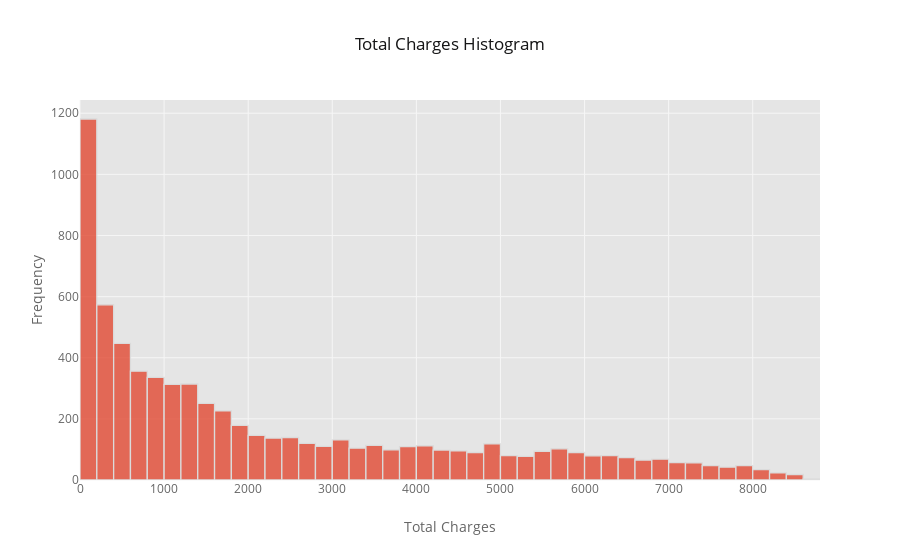

Source (notebook cell):
### Code cell
df['TotalCharges'].iplot(kind='hist', title='Total Charges Histogram', xTitle='Total Charges', yTitle='Frequency')

### Figure 1 — Plotly figure (JSON) as saved in the notebook; plotly's stock layout.template omitted (floating-point values rounded to 4 significant figures; data arrays with more than 128 entries replaced by an {"elided": "..."} marker saying what was removed)
{"data": [{"histfunc": "count", "histnorm": "", "marker": {"color": "rgba(226, 74, 51, 1.0)", "line": {"color": "#D9D9D9", "width": 1.3}}, "name": "TotalCharges", "opacity": 0.8, "orientation": "v", "type": "histogram", "uid": "425e219a-afe4-4408-ab53-08e9609de888", "x": {"elided": "7043 float values"}}], "layout": {"barmode": "overlay", "legend": {"bgcolor": "#FFFFFF", "font": {"color": "#666666"}}, "paper_bgcolor": "#FFFFFF", "plot_bgcolor": "#E5E5E5", "title": {"font": {"color": "#151516"}, "text": "Total Charges Histogram"}, "xaxis": {"gridcolor": "#F6F6F6", "showgrid": true, "tickfont": {"color": "#666666"}, "title": {"font": {"color": "#666666"}, "text": "Total Charges"}, "zerolinecolor": "#F6F6F6"}, "yaxis": {"gridcolor": "#F6F6F6", "showgrid": true, "tickfont": {"color": "#666666"}, "title": {"font": {"color": "#666666"}, "text": "Frequency"}, "zerolinecolor": "#F6F6F6"}}}
